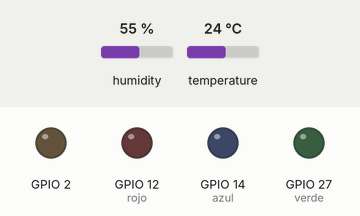
Bench run of a sketch on a simulated ESP32. Shown: output pins drawn as LEDs (lit = HIGH). Inputs (shaded band) come from the test bench; at power-on: humidity 55 %, temperature 24 °C. WiFi joins after 1.5 s; servers stay silent unless stated; uploads are accepted with an empty reply; what the sketch prints to the serial monitor is not drawn.

Above: at 0.7 s.
At 1.3 s:
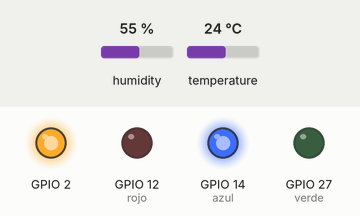
At 1.9 s:
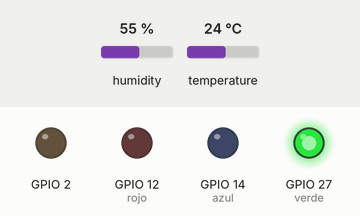
Timing chart, 0 to 3.4 s (numbered marks = the images above):
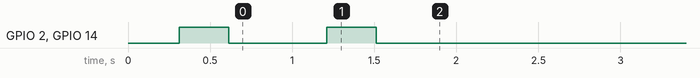

The sketch:

umsa-iem_proy.ino
```cpp
#include "conectar_wifi.h"
#include "sensor_dht.h"
#include "envioDatosServer.h"
#include <ArduinoJson.h>

//credenciales de la red wifi
const char* ssid = "vw-03826";
const char* clave = "ZTERRTHJ8902852";
const char* url_server = "http://192.168.1.224/umsa-iem/public/?action=datos_amb1";

//const char* ssid = "Baratronics2";
//const char* clave = "inicio2021";
//const char* url_server = "http://192.168.0.111/umsa-iem/esp32_amb1_temp_hum.php";

//temperatura y humedad iniciales
float temp0 = 0.0f;
float hum0 = 0.0f;

void setup() {
	Serial.begin(115200);
	delay(10);

	//conectando a red wifi
	procesoConectarWifi(ssid, clave);
}

void loop() {
	//leyendo temp y hum del sensor
	float tempDHT = leerTemp();
	float humDHT = leerHum();

	//imprimiendo valores de temp y humedad
	Serial.print("Temperatura: ");
	Serial.println(tempDHT);
	Serial.print("Humedad: ");
	Serial.println(humDHT);
	Serial.println("--------------------------------");


	if ((temp0 == tempDHT) && (hum0 == humDHT)){
		Serial.println("Datos iguales a los anteriores");
	}
	else {
		JsonDocument datos;
		datos["temp"] = tempDHT;
		datos["hum"] = humDHT;

		Serial.print("\n");
		serializeJsonPretty(datos, Serial);
		Serial.print("\n\n");

		envioDatosTH(tempDHT, humDHT, url_server);

		temp0 = tempDHT;
		hum0 = humDHT;
	}

	delay(5000);
}
```

conectar_wifi.cpp
```cpp
#include "conectar_wifi.h"
#include <Arduino.h>
#include <WiFi.h>

void procesoConectarWifi(const char* ssid, const char* clave){
	//definiendo el modo los pines declarados en el encabezado

	int rojo = 12;
	int azul = 14;
	int verde = 27;

	pinMode(rojo, OUTPUT);
	pinMode(azul, OUTPUT);
	pinMode(verde, OUTPUT);
	pinMode(2, OUTPUT);

	digitalWrite(rojo, LOW);
	digitalWrite(azul, LOW);
	digitalWrite(verde, LOW);

	//realizando la conexion wifi
	WiFi.mode(WIFI_STA);
	WiFi.begin(ssid, clave);
	Serial.print("Conectado a la red: ");
	Serial.print(ssid);

	int contador_wifi = 0;
	while (WiFi.status() != WL_CONNECTED){
		delay(300);
		Serial.print('.');

		if (contador_wifi == 15){
			digitalWrite(rojo, 1);
			Serial.println("");
			Serial.println("Error en la conexion a la red");
			break;
		}

		digitalWrite(azul, 1);
		digitalWrite(2, 1);
		delay(300);
		digitalWrite(azul, 0);
		digitalWrite(2, 0);
		delay(300);

		contador_wifi++;
	}

	if (WiFi.status() == WL_CONNECTED){
		//cuando ya se haya conectado
		digitalWrite(verde, 1);
		Serial.println("WiFi conectado");

		//mostrar mensajes de conexion
		Serial.println("Se le ha asignado la siguiente direccion IP: ");
		Serial.println(WiFi.localIP());
	}
}
```

conectar_wifi.h
```cpp
//encabezado para la conexion wifi
#ifndef CONECTAR_WIFI_H
#define CONECTAR_WIFI_H

void procesoConectarWifi(const char* ssid, const char* clave);

#endif
```

envioDatosServer.cpp
```cpp
#include "envioDatosServer.h"
#include <HTTPClient.h>
#include <ArduinoJson.h>

void envioDatosTH(float temp, float hum, const char* url_server){
	//verificando si existen datos de temperatura y hum
	if (isnan(temp) || isnan(hum)){
		Serial.println("error - datos del sensor DHT vacios");
		return;
	}

	//preparando el json
	JsonDocument datosTH;
	datosTH["temp_amb1"] = temp;
	datosTH["hum_amb1"] = hum;

	String salidaJson;
	serializeJson(datosTH, salidaJson);

	//enviando datos hacia el servidor
	HTTPClient http;
	http.begin(url_server);
	http.addHeader("Content-Type", "application/json");

	Serial.print("Enviando JSON: ");
	Serial.println(salidaJson);

	//el codigo de respuesta del servidor
	int responseCode = http.POST(salidaJson);
	Serial.print("Respuesta del servidor: ");
	Serial.println(responseCode);

}
```

envioDatosServer.h
```cpp
//subsistema para el envio de datos hacia el servidor
#ifndef ENVIO_DATOS_SEVER_H
#define ENVIO_DATOS_SEVER_H

void envioDatosTH(float temp, float hum, const char* url_server);

#endif
```

sensor_dht.cpp
```cpp
#include "sensor_dht.h"
#include <DHT.h>
//definiendo las variables para el sensor
#define DHT_TYPE DHT22
#define DHT_PIN 4

DHT dht(DHT_PIN, DHT_TYPE, 22);

float leerTemp(){
	float temp = dht.readTemperature();
	return temp;
}

float leerHum(){
	float hum = dht.readHumidity();
	return hum;
}
```

sensor_dht.h
```cpp
#ifndef SENSOR_DHT_H
#define SENSOR_DHT_H

float leerTemp();
float leerHum();

#endif
```
